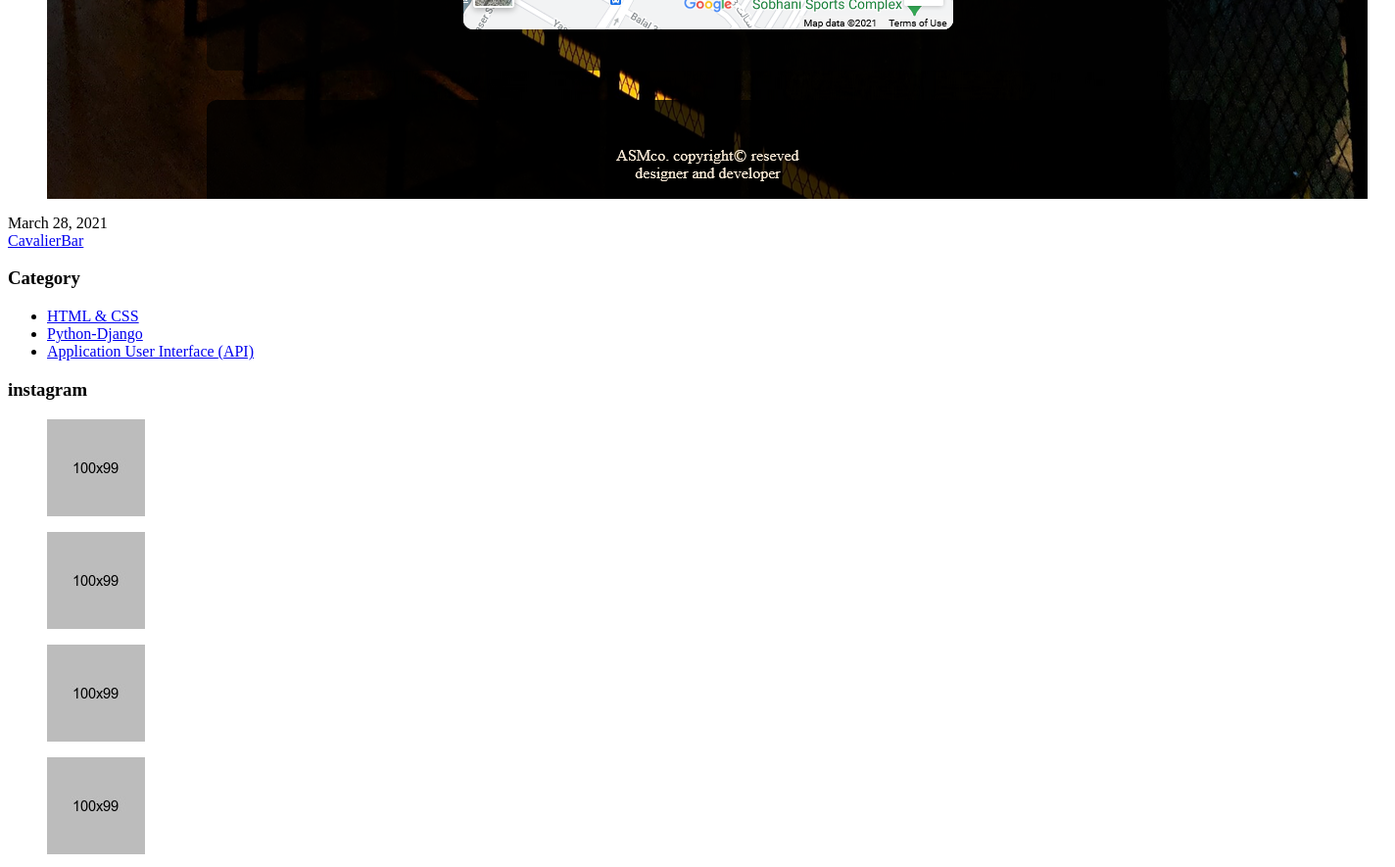
/partial/sidebar (middle part), run on an earlier commit of the app's database.
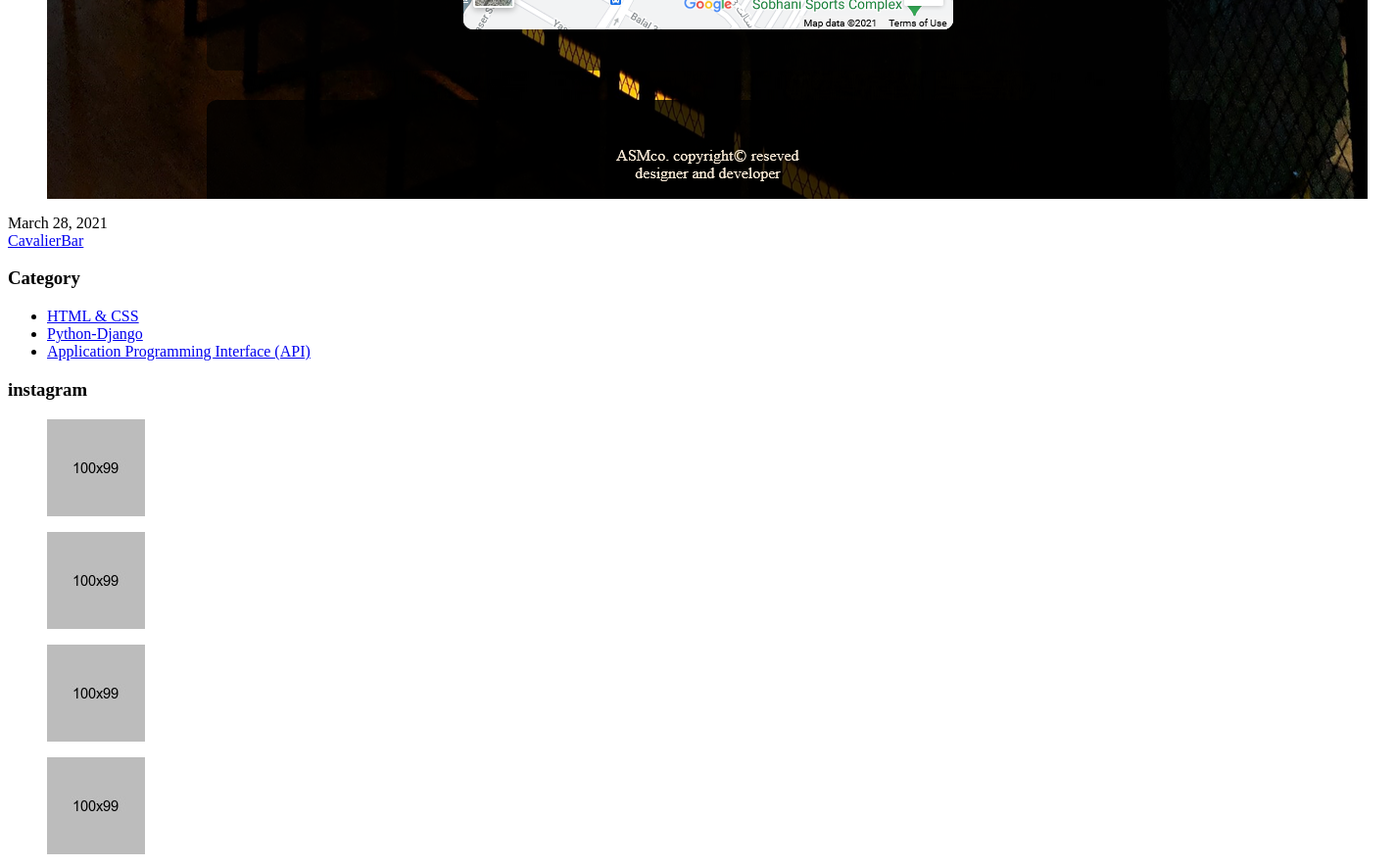
And on a later commit of the database.
### CVprojects/models.py (models this page shows, shortened)
class Categories(models.Model):
    category = models.CharField(max_length=40)
    objects  = CategoryManager()
    def slugify(self):
        return self.category.replace(" ", "_")
    def get_absoulute_url(self):
        slug = self.slugify()
        return f'/cat/{slug}'

### CV/views.py (the view)
# urls.py: path('partial/sidebar', sidebarPartial, name='sidebarPartial'),
def sidebarPartial(request):
    categories  = Categories.objects.all()
    mostViewd   = Project.objects.get_most_viewd()[:3]
    context = {
        'categories' :  categories,
        'most_view'  : mostViewd,
    }
    return render(request, 'components/sidebar.html', context)

### CVprojects/models.py (called while the page is built)
    def get_most_viewd(self):
        return self.get_queryset().filter(isActive=True).order_by('-views')

    def get_absolute_url(self):
        return f"/projects/{self.slug}"

### templates/components/sidebar.html (shortened to what this page needs)
{% load static %}
<div class="sidebar-side col-lg-4 col-md-12 col-sm-12">
    <aside class="sidebar">
        <div class="sidebar-widget popular-posts">
            <div class="widget-content">
                {% for project in most_view %}
                    <article class="post">
                        <figure class="post-thumb"><a href="{{project.get_absolute_url}}"><img src="{{project.imagMain.url}}" alt="{{project.caption}}"></a></figure>
                        <div class="post-info">{{project.timestamp | date}}</div>
                        <div class="text"><a href="{{project.get_absolute_url}}">{{project.title}}</a></div>
                    </article>
                {% endfor %}
            </div>
        </div>
        <div class="sidebar-widget category-widget">
            <div class="sidebar-title">
                <h3>Category</h3>
            </div>
            <div class="widget-content">
                <ul>
                    {% for category in categories %}
                    <li><a href="{{category.get_absoulute_url}}">{{category.category}}</a></li>
                    {%endfor%}
                </ul>
            </div>
        </div>
        <div class="sidebar-widget instagram-widget">
            <div class="sidebar-title">
                <h3>instagram</h3>
            </div>
            <div class="widget-content">
                <div class="images-outer clearfix">
                    <figure  class="image-box">
                    <img src="{% static 'images/gallery/instagram-1.jpg' %}" alt=""></figure>
                    <figure class="image-box">
                    <img src="{% static 'images/gallery/instagram-1.jpg' %}" alt=""></figure>
                    <figure class="image-box">
                    <img src="{% static 'images/gallery/instagram-1.jpg' %}" alt=""></figure>
                    <figure class="image-box">
                    <img src="{% static 'images/gallery/instagram-1.jpg' %}" alt=""></figure>
                </div>
            </div>
        </div>
    </aside>
</div>

What changed in the data, as far as the page shows it:
changed Categories: category "Application User Interface (API)" → "Application Programming Interface (API)"
